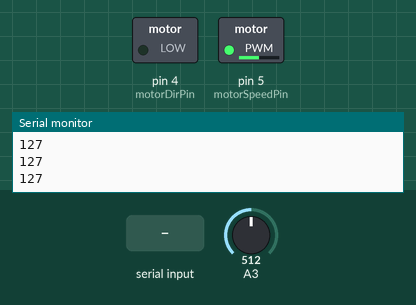
A sketch run on a simulated Arduino Uno, built with avr-gcc and run on an emulated ATmega328P. On the bench: switched loads named in the sketch (green lamp = pin HIGH), the last lines printed to the serial monitor. Inputs (shaded band) come from the test bench; at power-on: A3 = 512.

Above: at 1.2 s.
1.3 s: byte 30 received over Serial
At 1.7 s:
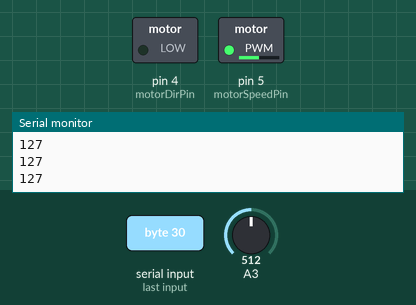
2.9 s: A3 set to 716
At 4.2 s:
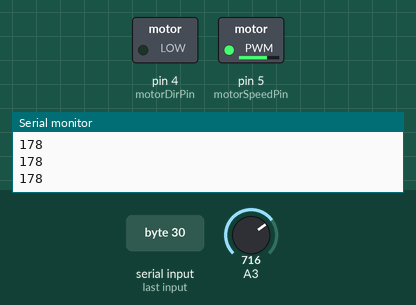
4.5 s: A3 set to 122
At 5.8 s:
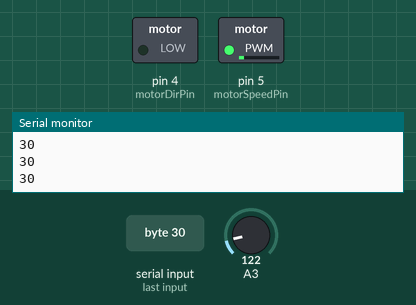
6.1 s: A3 set to 15
At 7.2 s:
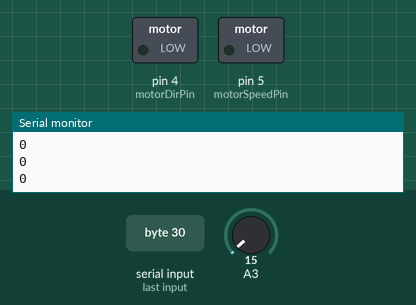
7.7 s: A3 set to 511
At 8.6 s:
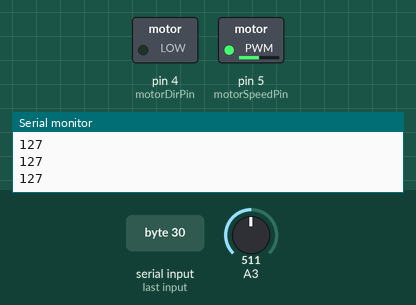
9.3 s: A3 set to 0
At 10.0 s:
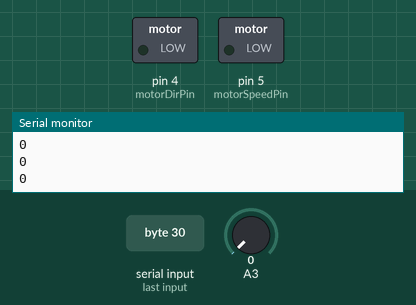
Timing chart, 0 to 11.9 s (numbered marks = the images above; inputs shaded):
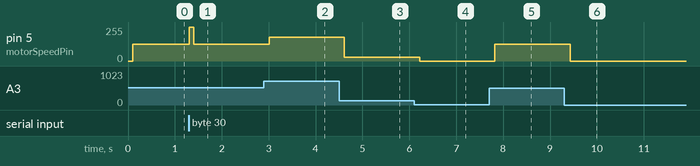

The sketch:

BLE.ino
```cpp
int incomingByte = 0;
int z = 0;
int s = 0;
int motorDirPin = 4;      // Motor direction connected to digital pin 4
int motorSpeedPin = 5;    // Motor speed connected to analog pin 5

void setup() {

  Serial.begin(115200);
  pinMode(motorDirPin, OUTPUT);       // sets the pin as output
  pinMode(motorSpeedPin, OUTPUT);     // sets the pin as output
  pinMode(A3,INPUT);

  digitalWrite(motorDirPin, LOW);     // sets the default dir to be forward
  digitalWrite(motorSpeedPin, LOW);

}

void loop() {

  if (Serial.available() > 0) {
    // read the incoming byte:
  incomingByte = Serial.read();

  if(incomingByte = 25)z = 64;
  if(incomingByte = 50)z = 128;
  if(incomingByte = 75)z = 192;
  if(incomingByte = 100)z = 255;


  Serial.print("I received: ");
  Serial.println(z);
 analogWrite(motorSpeedPin, z);
 }

else{
 int a=analogRead(A3);
   z=map(a,0,1023,0,255);

 // Adjust to prevent "buzzing" at very low speed

 if (z < 8)z = 0;

 Serial.println(z);
 delay(100);


 analogWrite(motorSpeedPin, z);
}
}
```

Measured:
- after the input at 1.3 s, pin 5 (motorSpeedPin): 127/255 → 255/255 at once, → 127/255 0.10 s later
- after the input at 2.9 s, pin 5 (motorSpeedPin): 127/255 → 178/255 after 0.11 s
- after the input at 4.5 s, pin 5 (motorSpeedPin): 178/255 → 30/255 after 0.12 s
- after the input at 6.1 s, pin 5 (motorSpeedPin): 30/255 → 0/255 after 0.12 s
- after the input at 7.7 s, pin 5 (motorSpeedPin): 0/255 → 127/255 after 0.13 s
- after the input at 9.3 s, pin 5 (motorSpeedPin): 127/255 → 0/255 after 0.13 s
